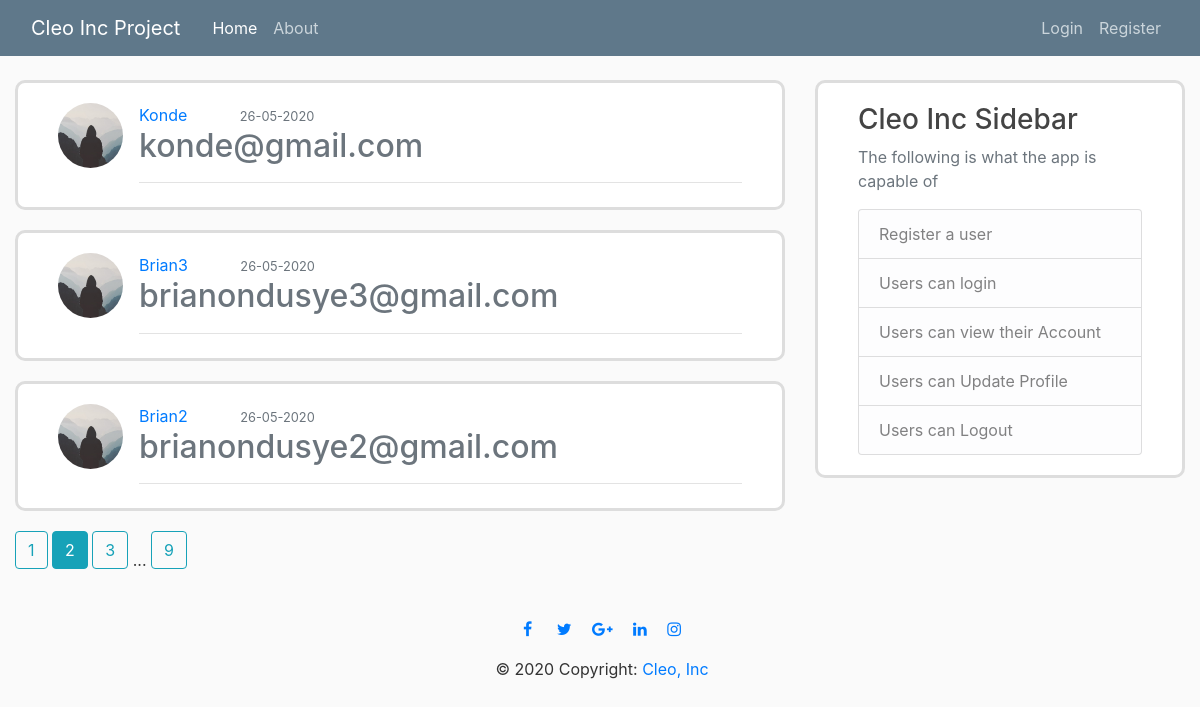
The page /home?page=2 on the database its author committed.
### flaskapp/models.py (models this page shows, shortened)
class User(db.Model, UserMixin):
    id = db.Column(db.Integer, primary_key=True)
    username = db.Column(db.String(20), unique=True, nullable=False)
    email = db.Column(db.String(120), unique=True, nullable=False)
    date_created = db.Column(db.DateTime, nullable=False, default=datetime.utcnow)
    image_file = db.Column(db.String(20), nullable=False, default='default.jpg')
    password = db.Column(db.String(60), nullable=False)

### flaskapp/main/views.py (the view)
@main.route('/')
@main.route('/home')
def home():
	page = request.args.get('page', 1, type=int)
	users = User.query.order_by(User.date_created.desc()).paginate(page=page, per_page=3)
	return render_template('home.html', users=users)

### flaskapp/templates/home.html (shortened to what this page needs)
{% extends "base.html" %}
{% block content %}
	{% for user in users.items %}
		<article class="media content-section">
			<img class="rounded-circle article-img mr-3" src="{{ url_for('static', filename='profile_pics/' + user.image_file) }}">
			<div class="media-body">
				<div class="article-metadata">
					<a class="mr-5" href="#">{{ user.username }}</a>
					<small class="text-muted">{{ user.date_created.strftime('%d-%m-%Y') }}</small>
					<h2><a class="text-muted" href="#">{{ user.email }}</a></h2>
				</div>
			</div>
		</article>
	{% endfor %}
	{% for page_num in users.iter_pages(left_edge=1, right_edge=1, left_current=1, right_current=2) %}
		{% if page_num %}
			{% if users.page == page_num %}
				<a class="btn btn-info mb-4" href="{{ url_for('main.home', page=page_num) }}">{{ page_num }}</a>
			{% else %}
				<a class="btn btn-outline-info mb-4" href="{{ url_for('main.home', page=page_num) }}">{{ page_num }}</a>
			{% endif %}
		{% else %}
			...
		{% endif %}
	{% endfor %}
{% endblock content %}

### flaskapp/static/style.css (style rules this page uses)
body { background: #fafafa; color: #333333; margin-top: 5rem; }
h1, h2, h3, h4, h5, h6 { color: #444444; }
.content-section { background: #ffffff; padding: 20px 40px; border: 3px solid #dddddd; border-radius: 10px; margin-bottom: 20px; }
.article-img { height: 65px; width: 65px; margin-right: 16px; }
.article-metadata { padding-bottom: 1px; margin-bottom: 4px; border-bottom: 1px solid #e3e3e3; }

### rows shown on the page
User: image_file (placeholder picture), username "Konde", date_created "26-05-2020", email "konde@gmail.com"
User: image_file (placeholder picture), username "Brian3", date_created "26-05-2020", email "brianondusye3@gmail.com"
User: image_file (placeholder picture), username "Brian2", date_created "26-05-2020", email "brianondusye2@gmail.com"

### other values the page prints
{{ page_num }} "1" "3" "9"
{{ page_num }} "2"
